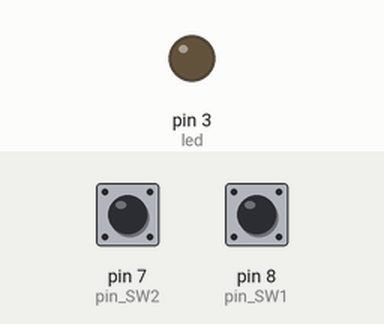
A sketch run on a simulated Arduino Uno, built with avr-gcc and run on an emulated ATmega328P. Parts: output pins drawn as LEDs (lit = HIGH). The test bench sets the inputs (shaded band); at power-on: pin 8 (pin_SW1) HIGH, pin 7 (pin_SW2) HIGH.

Above: at 1.2 s.
1.3 s: pin 8 (pin_SW1) pulled LOW for 1 s
At 3.5 s:
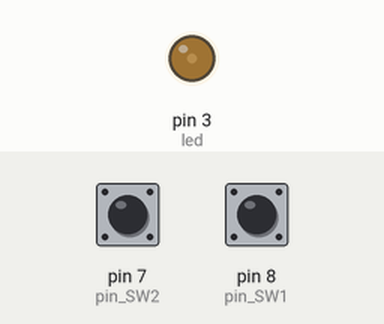
3.8 s: pin 8 (pin_SW1) pulled LOW for 3.2 s
At 8.2 s:
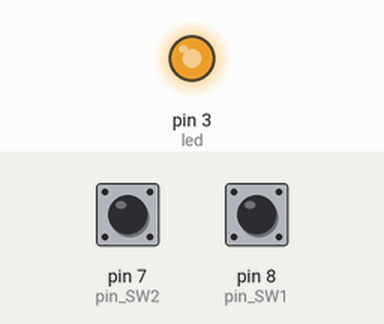
8.5 s: pin 7 (pin_SW2) pulled LOW for 1 s
At 10.2 s:
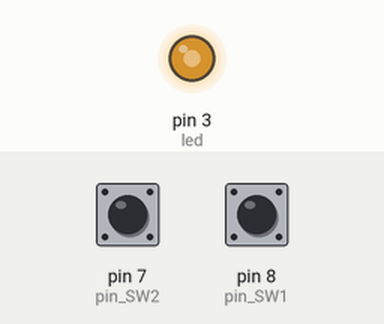
Timing chart, 0 to 11.7 s (numbered marks = the images above; inputs shaded):
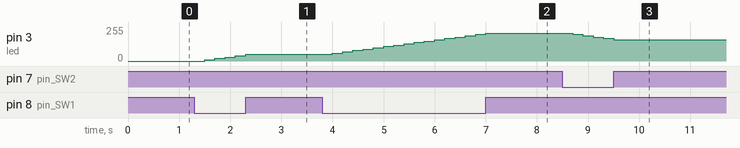

Measured:
- after the input at 1.3 s, pin 3 (led): moves from 0/255 to 50/255 over 0.80 s, starting after 0.20 s
- after the input at 3.8 s, pin 3 (led): moves from 50/255 to 210/255 over 3.0 s, starting after 0.20 s
- after the input at 8.5 s, pin 3 (led): moves from 210/255 to 160/255 over 0.80 s, starting after 0.20 s

The sketch:

LV02_ZAD08.ino
```cpp
int pin_SW1 = 8;
int pin_SW2 = 7;

int led = 3;

int button1 = 0;
int button2 = 0;
int svjetlina = 0;

void setup() {
  pinMode(pin_SW1, INPUT_PULLUP);
  pinMode(pin_SW2, INPUT_PULLUP);
  pinMode(led, OUTPUT);
}

void loop() {
  button1 = digitalRead(pin_SW1);
  button2 = digitalRead(pin_SW2);

  if(button1 != 1 && svjetlina<245){
    svjetlina = svjetlina + 10;
    delay(200);
  }
  if(button2 != 1 && svjetlina >=10){
    svjetlina = svjetlina - 10;
    delay(200);
  }

  analogWrite(led, svjetlina);
}
```
